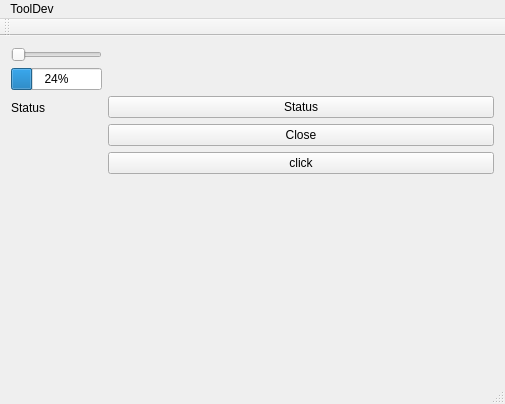
<?xml version="1.0" encoding="UTF-8"?>
<ui version="4.0">
 <class>MainWindow</class>
 <widget class="QMainWindow" name="MainWindow">
  <property name="geometry">
   <rect>
    <x>0</x>
    <y>0</y>
    <width>505</width>
    <height>404</height>
   </rect>
  </property>
  <property name="windowTitle">
   <string>MainWindow</string>
  </property>
  <widget class="QWidget" name="centralWidget">
   <layout class="QFormLayout" name="formLayout">
    <item row="2" column="0">
     <widget class="QLabel" name="label">
      <property name="text">
       <string>Status</string>
      </property>
     </widget>
    </item>
    <item row="1" column="0">
     <layout class="QVBoxLayout" name="verticalLayout">
      <item>
       <widget class="QSlider" name="horizontalSlider">
        <property name="orientation">
         <enum>Qt::Horizontal</enum>
        </property>
       </widget>
      </item>
      <item>
       <widget class="QProgressBar" name="progressBar">
        <property name="value">
         <number>24</number>
        </property>
       </widget>
      </item>
     </layout>
    </item>
    <item row="2" column="1">
     <layout class="QVBoxLayout" name="verticalLayout_2">
      <item>
       <widget class="QPushButton" name="PushButton">
        <property name="text">
         <string>Status</string>
        </property>
       </widget>
      </item>
      <item>
       <widget class="QPushButton" name="pushButton">
        <property name="text">
         <string>Close</string>
        </property>
       </widget>
      </item>
      <item>
       <widget class="QPushButton" name="pushButton_2">
        <property name="text">
         <string>click</string>
        </property>
       </widget>
      </item>
     </layout>
    </item>
   </layout>
  </widget>
  <widget class="QMenuBar" name="menuBar">
   <property name="geometry">
    <rect>
     <x>0</x>
     <y>0</y>
     <width>505</width>
     <height>21</height>
    </rect>
   </property>
   <widget class="QMenu" name="menuToolDev">
    <property name="title">
     <string>ToolDev</string>
    </property>
   </widget>
   <addaction name="menuToolDev"/>
  </widget>
  <widget class="QToolBar" name="mainToolBar">
   <attribute name="toolBarArea">
    <enum>TopToolBarArea</enum>
   </attribute>
   <attribute name="toolBarBreak">
    <bool>false</bool>
   </attribute>
  </widget>
  <widget class="QStatusBar" name="statusBar"/>
 </widget>
 <layoutdefault spacing="6" margin="11"/>
 <resources/>
 <connections>
  <connection>
   <sender>pushButton</sender>
   <signal>released()</signal>
   <receiver>MainWindow</receiver>
   <slot>close()</slot>
   <hints>
    <hint type="sourcelabel">
     <x>420</x>
     <y>301</y>
    </hint>
    <hint type="destinationlabel">
     <x>443</x>
     <y>342</y>
    </hint>
   </hints>
  </connection>
 </connections>
</ui>
